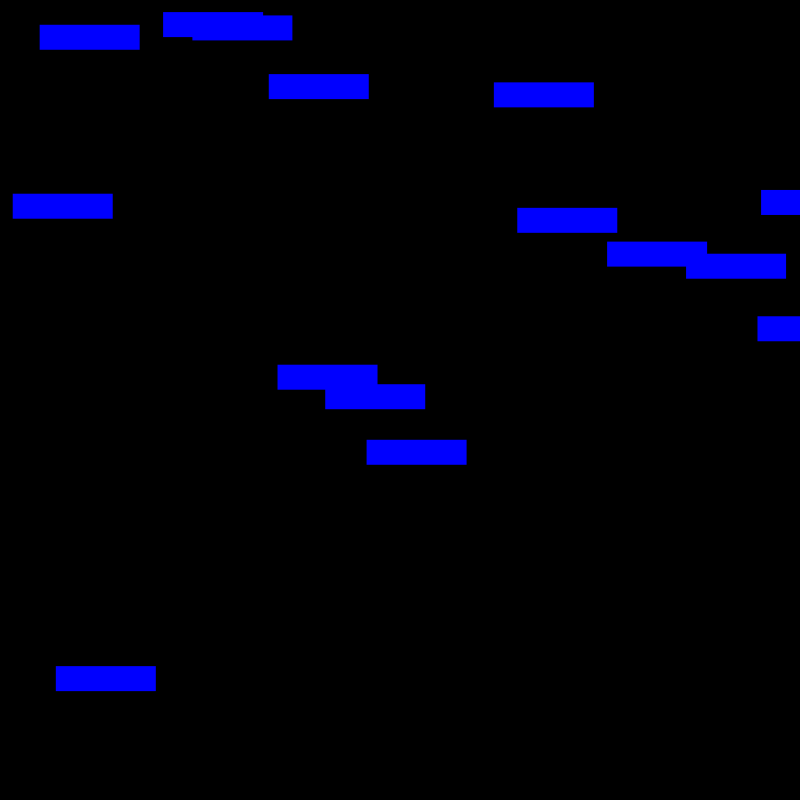
Frame 1 (no input)
Frame 60 (the mouse pressed at the canvas centre just before this capture): identical to frame 1, image omitted
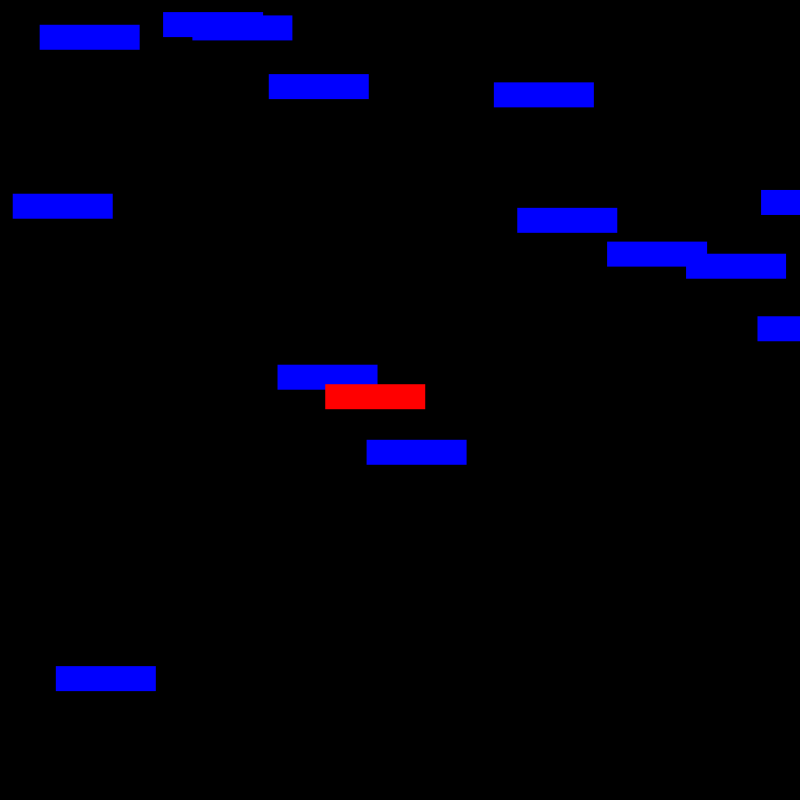
Frame 120 (the mouse held since frame 60 and released just before this capture)

The Processing sketch that drew these frames (run headless with seeded random() and noise(); from frame 60 on, the mouse is pressed at the canvas centre):

// Processing sketch: Click_Buttons_change_Fill_Array
// ── Click_Buttons_change_Fill_Array.pde
Button[] buttons = new Button[15];

void setup() {
  size(800, 800);
  smooth(4);
  background(0);

  for (int i = 0; i < buttons.length; i++) {
    buttons[i] = new Button(random(0, width), random(0, height), 100, 25);
  }
}

void draw() {
  background(0);
  for (int i = 0; i < buttons.length; i++) {
    buttons[i].display();
  }
}

class Button {

  float x;
  float y;
  float w;
  float h;
  boolean on;

  Button(float tempX, float tempY, float tempW, float tempH) {
    x = tempX;
    y = tempY;
    w = tempW; 
    h = tempH;
    on = false;
  }

  void display() {
    noStroke();
    pushStyle();
    if (isClicked(mouseX, mouseY) && mousePressed) {
      fill(255, 0, 0);
    } else {
      fill(0, 0, 255);
    }
    rect(x, y, w, h);
    popStyle();
  }

  boolean isClicked(float mousex, float mousey) {
    if (mousex > x && mousex < x + w && mousey > y && mousey < y + h) {
      return on = true;
    }
    return on = false;
  }
}
